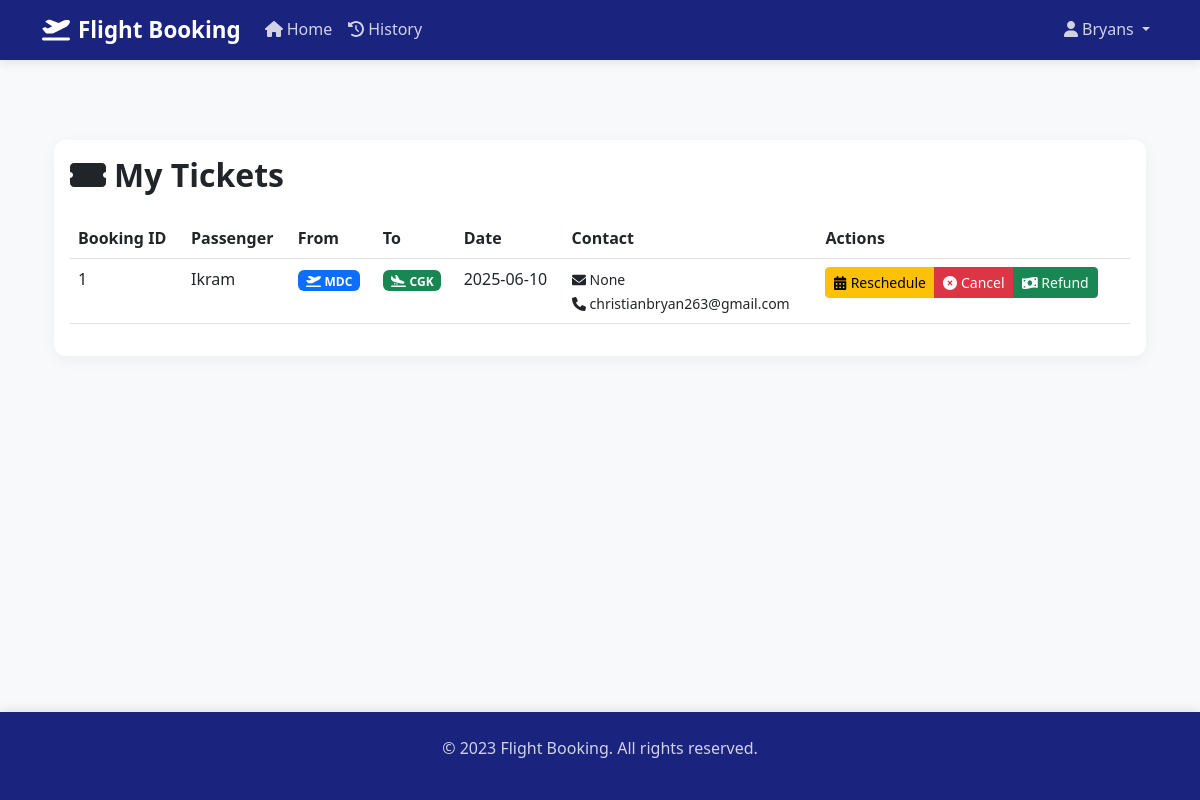
Screenshot of /tickets (signed in) with the database file from the repository.
### tables this page shows
CREATE TABLE users (
        id INTEGER PRIMARY KEY AUTOINCREMENT,
        username TEXT UNIQUE NOT NULL,
        password TEXT NOT NULL,
        full_name TEXT NOT NULL,
        email TEXT UNIQUE NOT NULL,
        phone TEXT,
        address TEXT,
        created_at TIMESTAMP DEFAULT CURRENT_TIMESTAMP
    );

CREATE TABLE bookings (
        id INTEGER PRIMARY KEY AUTOINCREMENT,
        user_id INTEGER NOT NULL,
        passenger_name TEXT NOT NULL,
        departure_airport TEXT NOT NULL,
        destination_airport TEXT NOT NULL,
        booking_date TEXT NOT NULL,
        created_at TIMESTAMP DEFAULT CURRENT_TIMESTAMP, seat_number TEXT,
        FOREIGN KEY (user_id) REFERENCES users(id)
    );

### app.py (the view)
@app.route("/tickets")
def tickets():
    if 'user_id' not in session:
        flash('Please login to view your tickets', 'warning')
        return redirect(url_for('login'))
    conn = get_db_connection()
    cursor = conn.cursor()
    cursor.execute('''
        SELECT b.*, u.email, u.phone
        FROM bookings b
        JOIN users u ON b.user_id = u.id
        WHERE b.user_id = ?
        ORDER BY b.booking_date DESC
    ''', (session['user_id'],))
    tickets = cursor.fetchall()
    conn.close()
    return render_template('tickets.html', tickets=tickets)

### app.py (called while the page is built)
@app.context_processor
def inject_now():
    return {'now': datetime.now()}

### database.py (called while the page is built)
def get_db_connection():
    conn = sqlite3.connect("data.db")
    conn.row_factory = sqlite3.Row
    return conn

### templates/tickets.html (shortened to what this page needs)
{% extends "base.html" %}
{% block content %}
<div class="container py-5">
    <div class="row">
        <div class="col-12">
            <div class="card">
                <div class="card-body">
                    <h2 class="card-title mb-4">
                        <i class="fas fa-ticket-alt me-2"></i>My Tickets
                    </h2>
                    {% if tickets %}
                    <div class="table-responsive">
                        <table class="table table-hover">
                            <thead>
                                <tr>
                                    <th>Booking ID</th>
                                    <th>Passenger</th>
                                    <th>From</th>
                                    <th>To</th>
                                    <th>Date</th>
                                    <th>Contact</th>
                                    <th>Actions</th>
                                </tr>
                            </thead>
                            <tbody>
                                {% for ticket in tickets %}
                                <tr>
                                    <td>{{ ticket[0] }}</td>
                                    <td>{{ ticket[2] }}</td>
                                    <td>
                                        <span class="badge bg-primary">
                                            <i class="fas fa-plane-departure me-1"></i>{{ ticket[3] }}
                                        </span>
                                    </td>
                                    <td>
                                        <span class="badge bg-success">
                                            <i class="fas fa-plane-arrival me-1"></i>{{ ticket[4] }}
                                        </span>
                                    </td>
                                    <td>{{ ticket[5] }}</td>
                                    <td>
                                        <small>
                                            <i class="fas fa-envelope me-1"></i>{{ ticket[7] }}<br>
                                            <i class="fas fa-phone me-1"></i>{{ ticket[8] }}
                                        </small>
                                    </td>
                                    <td>
                                        <div class="btn-group">
                                            <a href="{{ url_for('reschedule', booking_id=ticket[0]) }}"
                                               class="btn btn-sm btn-warning">
                                                <i class="fas fa-calendar-alt me-1"></i>Reschedule
                                            </a>
                                            <a href="{{ url_for('cancel_ticket', booking_id=ticket[0]) }}"
                                               class="btn btn-sm btn-danger">
                                                <i class="fas fa-times-circle me-1"></i>Cancel
                                            </a>
                                            <a href="{{ url_for('refund', booking_id=ticket[0]) }}"
                                               class="btn btn-sm btn-success">
                                                <i class="fas fa-money-bill-wave me-1"></i>Refund
                                            </a>
                                        </div>
                                    </td>
                                </tr>
                                {% endfor %}
                            </tbody>
                        </table>
                    </div>
                    {% endif %}
                </div>
            </div>
        </div>
    </div>
</div>
{% endblock %}

### templates/base.html (shortened to what this page needs)
<!DOCTYPE html>
<html lang="en">
<head>
    <link href="https://cdn.jsdelivr.net/npm/bootstrap@5.3.0/dist/css/bootstrap.min.css" rel="stylesheet">
    <link href="https://cdnjs.cloudflare.com/ajax/libs/font-awesome/6.0.0/css/all.min.css" rel="stylesheet">
</head>
<body>
    <nav class="navbar navbar-expand-lg navbar-dark">
        <div class="container">
            <a class="navbar-brand" href="{{ url_for('index') }}">
                <i class="fas fa-plane-departure me-2"></i>Flight Booking
            </a>
            <div class="collapse navbar-collapse" id="navbarNav">
                <ul class="navbar-nav me-auto">
                    <li class="nav-item">
                        <a class="nav-link {% if request.endpoint == 'index' %}active{% endif %}" href="{{ url_for('index') }}">
                            <i class="fas fa-home me-1"></i>Home
                        </a>
                    </li>
                    <li class="nav-item">
                        <a class="nav-link {% if request.endpoint == 'riwayat' %}active{% endif %}" href="{{ url_for('riwayat') }}">
                            <i class="fas fa-history me-1"></i>History
                        </a>
                    </li>
                </ul>
                <ul class="navbar-nav">
                    {% if session.get('user_id') %}
                    <li class="nav-item dropdown">
                        <a class="nav-link dropdown-toggle" href="#" id="navbarDropdown" role="button" data-bs-toggle="dropdown">
                            <i class="fas fa-user me-1"></i>{{ session.get('username') }}
                        </a>
                    </li>
                    {% endif %}
                </ul>
            </div>
        </div>
    </nav>
    <div class="content">
        <div class="container">
            {% block content %}{% endblock %}
        </div>
    </div>
    <footer class="footer mt-auto">
        <div class="container text-center">
            <p>&copy; 2023 Flight Booking. All rights reserved.</p>
        </div>
    </footer>
</body>
</html>

### templates/base.html (style rules this page uses)
:root { --primary-color: #1a237e; --secondary-color: #0d47a1; --accent-color: #2962ff; --text-color: #333; --text-light: #555; --bg-light: #f8f9fa; --border-color: #dee2e6; --shadow-light: rgba(0, 0, 0, 0.05); --shadow-medium: rgba(0, 0, 0, 0.1); }
body { font-family: 'Segoe UI', Roboto, "Helvetica Neue", Arial, sans-serif; background-color: var(--bg-light); min-height: 100vh; display: flex; flex-direction: column; color: var(--text-color); }
.navbar { background-color: var(--primary-color) !important; box-shadow: 0 2px 10px var(--shadow-medium); }
.navbar-brand { font-weight: 700; color: white !important; font-size: 1.4rem; }
.nav-link { color: rgba(255, 255, 255, 0.8) !important; font-weight: 500; transition: color 0.3s ease, border-bottom 0.3s ease; border-bottom: 2px solid transparent; padding-bottom: 0.5rem; }
.content { flex: 1; padding: 2rem 0; }
.footer { background-color: var(--primary-color); color: rgba(255, 255, 255, 0.8); padding: 1.5rem 0; margin-top: auto; box-shadow: 0 -2px 10px var(--shadow-medium); }
.card { border: none; box-shadow: 0 4px 15px var(--shadow-light); transition: transform 0.3s ease, box-shadow 0.3s ease; border-radius: 0.75rem; overflow: hidden; }
.form-control, .btn { border-radius: 0.25rem; }
h1, h2, h3, h4, h5, h6 { color: var(--primary-color); font-weight: 600; }

### rows the page displays
users: get "Bryans"
bookings: id "1", passenger_name "Ikram", departure_airport "MDC", destination_airport "CGK", booking_date "2025-06-10", ticket "None", email "christianbryan263@gmail.com"
